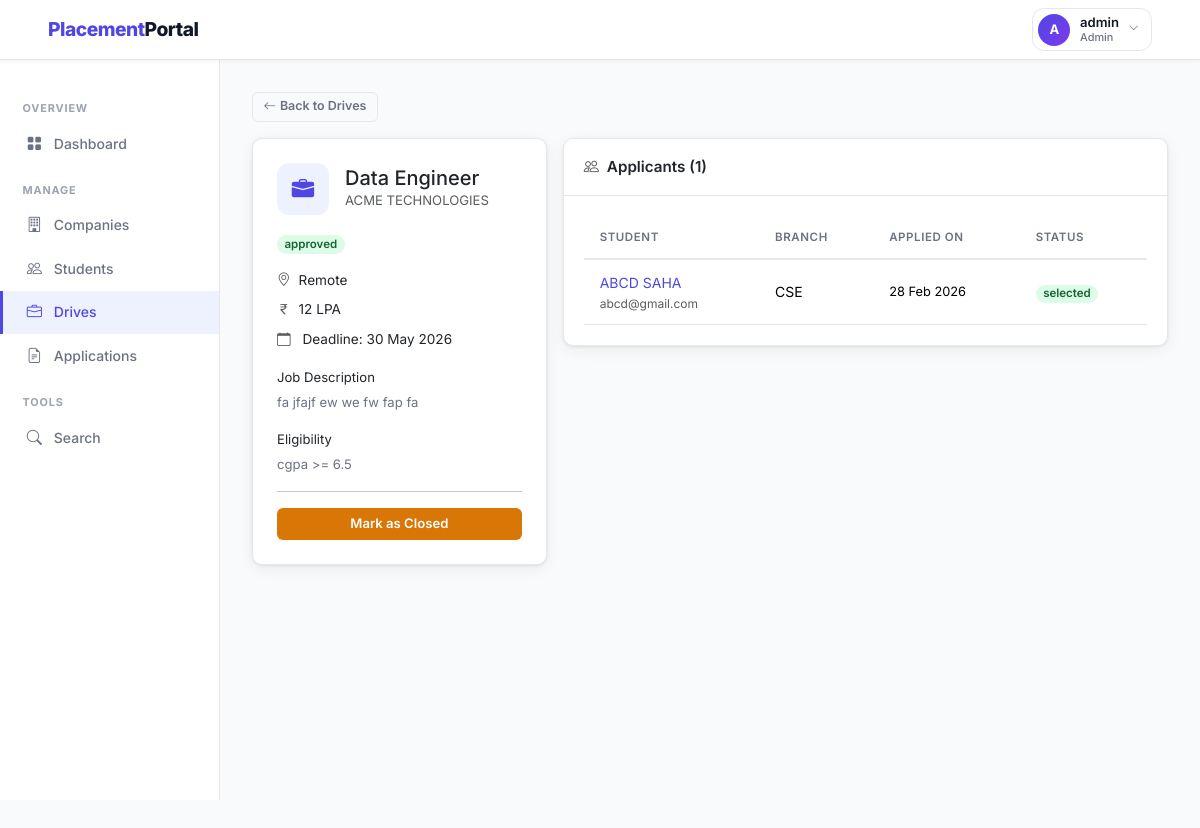
/admin/drives/7 (signed in), run on the app's committed database.
### backend/models.py (models this page shows, shortened)
class PlacementDrive(db.Model):
    __tablename__ = 'placement_drive'
    id = db.Column(db.Integer, primary_key=True)
    company_id = db.Column(db.Integer, db.ForeignKey('company.id'), nullable=False)
    job_title = db.Column(db.String(150), nullable=False)
    job_description = db.Column(db.Text, nullable=False)
    eligibility_criteria = db.Column(db.Text)
    location = db.Column(db.String(100))
    salary_package = db.Column(db.String(100))
    application_deadline = db.Column(db.Date, nullable=False)
    status = db.Column(db.String(20), default='pending')
    created_at = db.Column(db.DateTime, default=datetime.utcnow)
    applications = db.relationship('Application', backref='drive', lazy=True,
                                   cascade='all, delete-orphan')

class Company(db.Model):
    __tablename__ = 'company'
    id = db.Column(db.Integer, primary_key=True)
    company_name = db.Column(db.String(150), nullable=False)
    email = db.Column(db.String(120), unique=True, nullable=False)
    password_hash = db.Column(db.String(256), nullable=False)
    hr_contact = db.Column(db.String(100))
    phone = db.Column(db.String(20))
    website = db.Column(db.String(200))
    description = db.Column(db.Text)
    approval_status = db.Column(db.String(20), default='pending')
    registered_at = db.Column(db.DateTime, default=datetime.utcnow)
    drives = db.relationship('PlacementDrive', backref='company', lazy=True,
                             cascade='all, delete-orphan')

class Application(db.Model):
    __tablename__ = 'application'
    id               = db.Column(db.Integer, primary_key=True)
    student_id       = db.Column(db.Integer, db.ForeignKey('student.id'), nullable=False)
    drive_id         = db.Column(db.Integer, db.ForeignKey('placement_drive.id'), nullable=False)
    application_date = db.Column(db.DateTime, default=datetime.utcnow)
    status           = db.Column(db.String(20), default='applied')
    __table_args__ = (
        db.UniqueConstraint('student_id', 'drive_id', name='unique_application'),
    )

class Student(db.Model):
    __tablename__ = 'student'
    id = db.Column(db.Integer, primary_key=True)
    full_name = db.Column(db.String(100), nullable=False)
    email = db.Column(db.String(120), unique=True, nullable=False)
    password_hash = db.Column(db.String(256), nullable=False)
    phone = db.Column(db.String(20))
    branch = db.Column(db.String(100))
    year = db.Column(db.String(20))
    cgpa = db.Column(db.Float)
    skills = db.Column(db.Text)
    resume_path = db.Column(db.String(300))
    is_active = db.Column(db.Boolean, default=True)
    registered_at = db.Column(db.DateTime, default=datetime.utcnow)
    applications = db.relationship('Application', backref='student', lazy=True,
                                   cascade='all, delete-orphan')

### backend/routes.py (the view)
    @app.route('/admin/drives/<int:drive_id>')
    @login_required('admin')
    def admin_drive_detail(drive_id):
        drive        = PlacementDrive.query.get_or_404(drive_id)
        applications = Application.query.filter_by(drive_id=drive_id).all()
        return render_template('admin/drive_detail.html',
                               drive=drive, applications=applications)

### backend/routes.py (called while the page is built)
def login_required(role):
    def decorator(f):
        @wraps(f)
        def decorated_function(*args, **kwargs):
            if 'user_id' not in session:
                flash('Please log in to continue.', 'warning')
                return redirect(url_for('auth_login', role=role))
            if session.get('role') != role:
                flash('You do not have permission to view that page.', 'danger')
                return redirect(url_for('home'))
            return f(*args, **kwargs)
        return decorated_function
    return decorator

### templates/admin/drive_detail.html (shortened to what this page needs)
{% extends 'layout_dashboard.html' %}
{% block sidebar %}
  <div class="sidebar-section">Overview</div>
  <a href="{{ url_for('admin_dashboard') }}" class="sidebar-link"><i class="bi bi-grid-fill"></i> Dashboard</a>
  <div class="sidebar-section">Manage</div>
  <a href="{{ url_for('admin_companies') }}" class="sidebar-link"><i class="bi bi-building"></i> Companies</a>
  <a href="{{ url_for('admin_students') }}" class="sidebar-link"><i class="bi bi-people"></i> Students</a>
  <a href="{{ url_for('admin_drives') }}" class="sidebar-link active"><i class="bi bi-briefcase"></i> Drives</a>
  <a href="{{ url_for('admin_applications') }}" class="sidebar-link"><i class="bi bi-file-earmark-text"></i> Applications</a>
  <div class="sidebar-section">Tools</div>
  <a href="{{ url_for('admin_search') }}" class="sidebar-link"><i class="bi bi-search"></i> Search</a>
{% endblock %}
{% block content %}
<div class="mb-3">
  <a href="{{ url_for('admin_drives') }}" class="btn btn-outline-secondary btn-sm">
    <i class="bi bi-arrow-left me-1"></i>Back to Drives
  </a>
</div>
<div class="row g-3">
  <div class="col-lg-4">
    <div class="card">
      <div class="card-body" style="padding:1.5rem !important;">
        <div class="d-flex align-items-center gap-3 mb-3">
          <div style="width:52px;height:52px;border-radius:12px;background:var(--primary-lt);
                      display:flex;align-items:center;justify-content:center;
                      font-size:1.4rem;color:var(--primary);">
            <i class="bi bi-briefcase-fill"></i>
          </div>
          <div>
            <h5 class="fw-700 mb-0">{{ drive.job_title }}</h5>
            <div class="text-muted" style="font-size:.82rem;">{{ drive.company.company_name }}</div>
          </div>
        </div>
        <span class="badge badge-{{ drive.status }} mb-3">{{ drive.status }}</span>
        <div style="font-size:.85rem;" class="mb-3">
          {% if drive.location %}
          <div class="mb-2"><i class="bi bi-geo-alt text-muted me-2"></i>{{ drive.location }}</div>
          {% endif %}
          {% if drive.salary_package %}
          <div class="mb-2"><i class="bi bi-currency-rupee text-muted me-2"></i>{{ drive.salary_package }}</div>
          {% endif %}
          <div class="mb-2">
            <i class="bi bi-calendar text-muted me-2"></i>
            Deadline: {{ drive.application_deadline.strftime('%d %b %Y') }}
          </div>
        </div>
        <div class="mb-3">
          <div class="fw-600 mb-1" style="font-size:.82rem;">Job Description</div>
          <p style="font-size:.82rem;color:var(--muted);">{{ drive.job_description }}</p>
        </div>
        {% if drive.eligibility_criteria %}
        <div class="mb-3">
          <div class="fw-600 mb-1" style="font-size:.82rem;">Eligibility</div>
          <p style="font-size:.82rem;color:var(--muted);">{{ drive.eligibility_criteria }}</p>
        </div>
        {% endif %}
        <hr>
        {% if drive.status == 'pending' %}
          <a href="{{ url_for('admin_approve_drive', drive_id=drive.id) }}"
             class="btn btn-success w-100 mb-2">Approve Drive</a>
          <a href="{{ url_for('admin_reject_drive', drive_id=drive.id) }}"
             class="btn btn-danger w-100">Reject Drive</a>
        {% elif drive.status == 'approved' %}
          <a href="{{ url_for('admin_reject_drive', drive_id=drive.id) }}"
             class="btn btn-warning w-100">Mark as Closed</a>
        {% endif %}
      </div>
    </div>
  </div>
  <div class="col-lg-8">
    <div class="card">
      <div class="card-header">
        <span><i class="bi bi-people me-2 text-muted"></i>Applicants ({{ applications|length }})</span>
      </div>
      <div class="card-body p-0">
        {% if applications %}
        <table class="table mb-0">
          <thead>
            <tr>
              <th>Student</th>
              <th>Branch</th>
              <th>Applied On</th>
              <th>Status</th>
            </tr>
          </thead>
          <tbody>
            {% for app in applications %}
            <tr>
              <td>
                <a href="{{ url_for('admin_student_detail', student_id=app.student_id) }}"
                   class="fw-600 text-decoration-none">
                  {{ app.student.full_name }}
                </a>
                <div class="text-muted" style="font-size:.75rem;">{{ app.student.email }}</div>
              </td>
              <td>{{ app.student.branch or '—' }}</td>
              <td style="font-size:.8rem;">{{ app.application_date.strftime('%d %b %Y') }}</td>
              <td><span class="badge badge-{{ app.status }}">{{ app.status }}</span></td>
            </tr>
            {% endfor %}
          </tbody>
        </table>
        {% else %}
          <div class="empty-state">
            <i class="bi bi-people"></i>
            <p>No applications received yet.</p>
          </div>
        {% endif %}
      </div>
    </div>
  </div>
</div>
{% endblock %}

### static/css/styles.css (style rules this page uses)
:root { --primary: #4f46e5; --primary-dk: #3730a3; --primary-lt: #eef2ff; --success: #16a34a; --danger: #dc2626; --warning: #d97706; --info: #0891b2; --dark: #111827; --muted: #6b7280; --border: #e5e7eb; --bg: #f9fafb; --white: #ffffff; --card-shadow: 0 1px 3px rgba(0,0,0,.08), 0 4px 16px rgba(0,0,0,.06); --radius: 10px; --radius-sm: 6px; --font: 'Inter', -apple-system, BlinkMacSystemFont, 'Segoe UI', sans-serif; }
*, *::before, *::after { box-sizing: border-box; margin: 0; padding: 0; }
body { font-family: var(--font); background: var(--bg); color: var(--dark); min-height: 100vh; font-size: 14.5px; line-height: 1.6; }
a { color: var(--primary); text-decoration: none; }
.sidebar-link { display: flex; align-items: center; gap: .65rem; padding: .6rem 1.4rem; color: var(--muted); font-weight: 500; font-size: .875rem; border-left: 3px solid transparent; transition: all .18s; }
.sidebar-link:hover, .sidebar-link.active { color: var(--primary); background: var(--primary-lt); border-left-color: var(--primary); text-decoration: none; }
.sidebar-link i { width:18px; text-align:center; font-size:.95rem; }
.sidebar-section { font-size: .68rem; font-weight: 700; text-transform: uppercase; letter-spacing: .08em; color: #9ca3af; padding: 1rem 1.4rem .3rem; }
.card { background: var(--white); border: 1px solid var(--border) !important; border-radius: var(--radius) !important; box-shadow: var(--card-shadow); }
.card-header { background: var(--white) !important; border-bottom: 1px solid var(--border) !important; padding: 1rem 1.25rem !important; font-weight: 600; font-size: .95rem; border-radius: var(--radius) var(--radius) 0 0 !important; display: flex; align-items: center; justify-content: space-between; }
.card-body { padding: 1.25rem !important; }
.table { font-size:.875rem; }
.table th { font-size: .72rem; text-transform: uppercase; letter-spacing: .05em; color: var(--muted); font-weight: 600; border-bottom: 2px solid var(--border) !important; white-space: nowrap; padding: .75rem 1rem !important; }
.table td { padding: .7rem 1rem !important; vertical-align: middle; border-color: var(--border) !important; }
.badge { font-size:.72rem; font-weight:600; padding:.3em .65em; border-radius:20px; }
.badge-approved { background:#dcfce7; color:#166534; }
.badge-selected { background:#dcfce7; color:#166534; }
.btn { font-family: var(--font); font-weight: 600; font-size: .82rem; border-radius: var(--radius-sm); padding: .4rem .9rem; transition: all .18s; border: none; cursor: pointer; }
.btn-warning { background:var(--warning); color:#fff; }
.btn-outline-secondary { background:transparent; border:1.5px solid var(--border); color:var(--muted); }
.btn-sm { padding:.28rem .65rem; font-size:.78rem; }

### data on the page
PlacementDrive: job_title "Data Engineer", status "approved", location "Remote", salary_package "12 LPA", application_deadline "30 May 2026", job_description "fa jfajf ew we fw fap fa", eligibility_criteria "cgpa >= 6.5"
Company: company.company_name "ACME TECHNOLOGIES"
Application: student.full_name "ABCD SAHA", student.email "abcd@gmail.com", student "CSE", application_date "28 Feb 2026", status "selected"

### other printed values
{{ session.name[0]|upper if session.name else '?' }} "A"
{{ session.name }} "admin"
{{ session.role|capitalize }} "Admin"
{{ applications|length }} "1"
